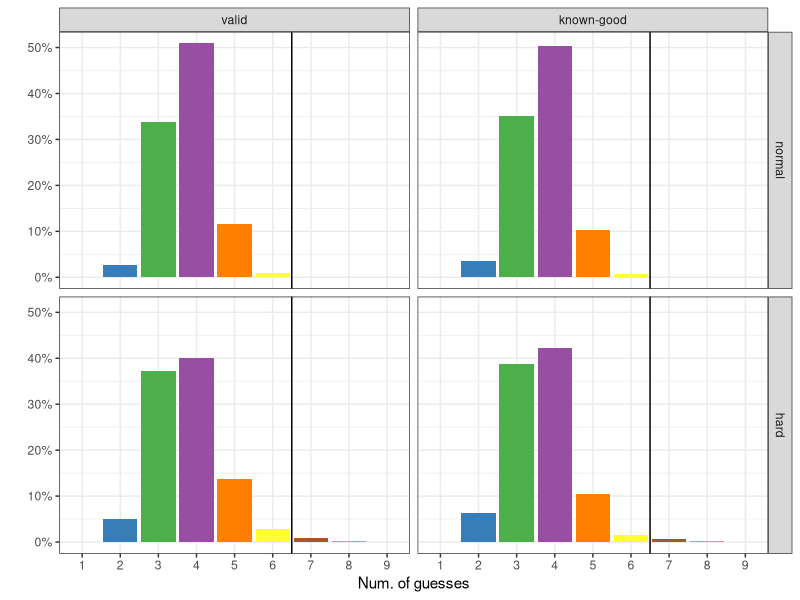
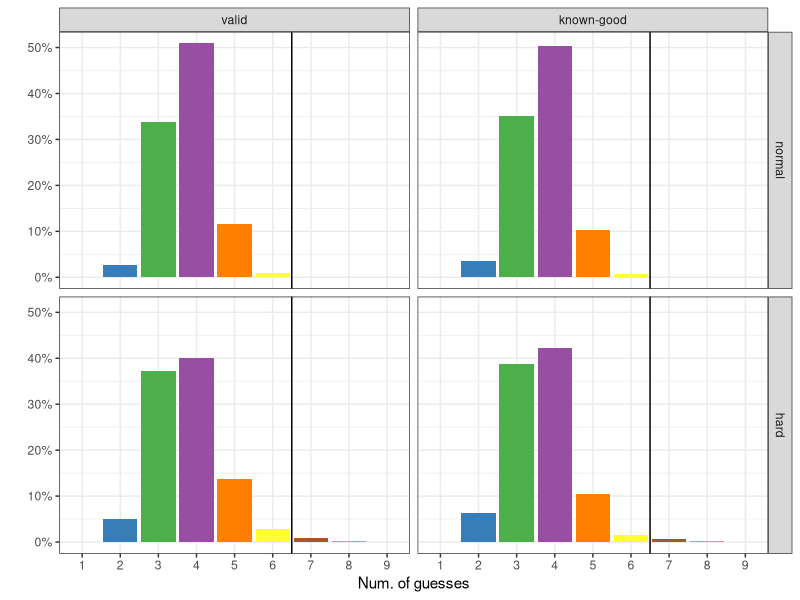

R code for these plots, in order:
library(ggplot2)

df <- data.frame(guesses=as.character(c(2,3,4,5,6,
                                        1,2,3,4,5,6,7,
                                        2,3,4,5,6,7,8,9,
                                        1,2,3,4,5,6,7,8)),
                 words=c(64,784,1178,266,23,
                         1,84,812,1167,236,14,1,
                         117,862,927,320,65,18,5,1,
                         1,146,895,977,244,36,13,3),
                 strat=c(rep('valid',5), 
                         rep('known-good',7), 
                         rep('valid', 8), 
                         rep('known-good',8)),
                 hard=c(rep('normal',5), 
                         rep('normal',7), 
                         rep('hard', 8), 
                         rep('hard',8)))
df$strat = factor(df$strat, c('valid', 'known-good'))
df$hard = factor(df$hard, c('normal', 'hard'))
df$total <- 0

for (strat in levels(df$strat)) {
  for (hard in levels(df$hard)) {
    df[df$strat==strat & df$hard==hard,]$total <- sum(df[df$strat==strat & df$hard==hard,]$words)
  }
}

df$pct <- df$words/df$total

p<-ggplot(df, aes(x=guesses, y=pct, fill=guesses)) +
  geom_col() +
  scale_y_continuous(labels = scales::percent_format()) +
  scale_fill_brewer(palette = "Set1") +
  guides(fill = guide_legend(nrow = 1)) +
  theme_bw() +
  geom_vline(xintercept=6.5) +
  theme(legend.position = 'none') +
  labs(y="", x="Num. of guesses") +
  facet_grid(hard~strat)
p


ggsave('results.png', p, width=6, height=5, dpi=200)
